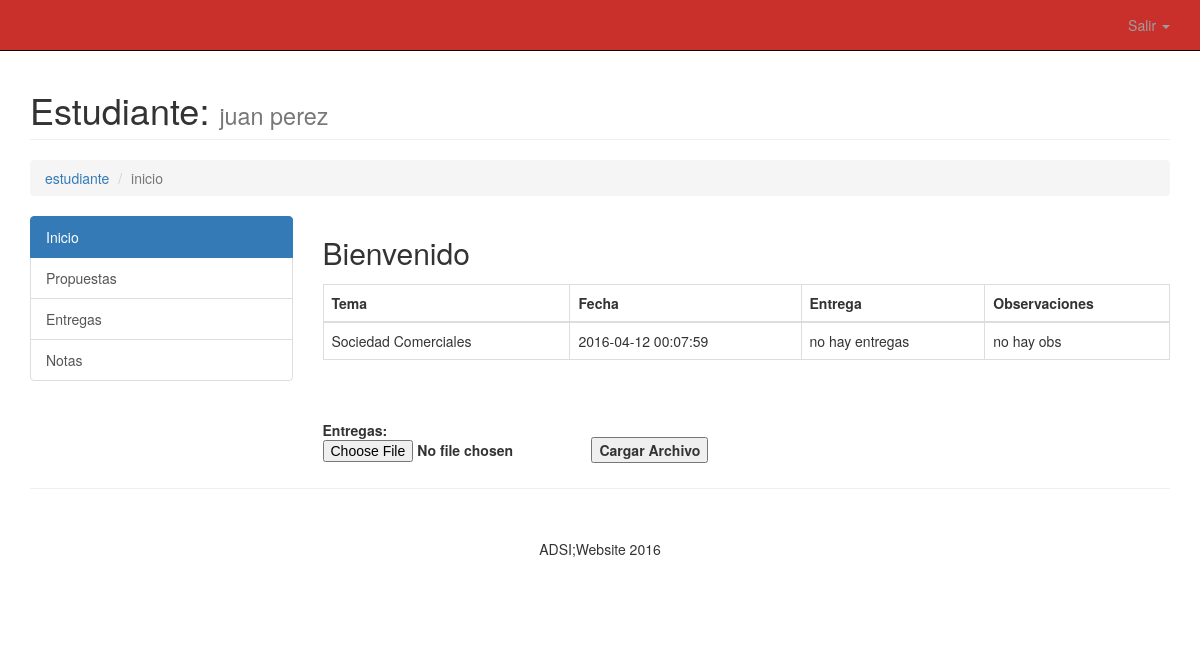
/estudiante/entregas.php (signed in), run on the app's committed database.
### tables this page shows
CREATE TABLE IF NOT EXISTS `Usuario` (
    `id` VARCHAR(45) NOT NULL,
    `nombre` VARCHAR(200)  DEFAULT 'DATO NO SUMINISTRADO',
    `contrasena` VARCHAR(45) NOT NULL  DEFAULT '1234',
    `rol` VARCHAR(45) NOT NULL DEFAULT '0',
    `correo` VARCHAR(500),
    PRIMARY KEY (`id`)
);

CREATE TABLE IF NOT EXISTS `Tema` (
    `id` int NOT NULL auto_increment ,
    `descripcion` VARCHAR(200) NOT NULL,
    `categoria` int NOT NULL,
    `cupos` INT NOT NULL,
    `estado` int NOT NULL DEFAULT '0',
    PRIMARY KEY (`id`),
INDEX `fk_Categoria_Tema1_idx` (`categoria` ASC),
    CONSTRAINT `fk_Cat_Tema` FOREIGN KEY (`categoria`)
        REFERENCES `Categoria` (`id`)
        ON DELETE CASCADE ON UPDATE CASCADE
);

CREATE TABLE IF NOT EXISTS `Proyecto` (
    `id` int NOT NULL auto_increment ,
    `propuesta` int NOT NULL ,
	`fecha` datetime NOT NULL,
    `observacion` VARCHAR(3000) NOT NULL,
    `entrega` VARCHAR(1000) NOT NULL,
    `estado` int NOT NULL default 0,
    `segundoevaluador` int NOT NULL default 0,
    PRIMARY KEY (`id`),
INDEX `fk_Proyecto_propu1_idx` (`propuesta` ASC),
    CONSTRAINT `fk_Proyect_Propuesta` FOREIGN KEY (`propuesta`)
        REFERENCES `Propuesta` (`id`)
        ON DELETE CASCADE ON UPDATE CASCADE
);

### dao/ProyectoDao.php (called while the page is built, shortened)
<?php
class ProyectoDao {
        public function proyecto($idUsuario) {
        $cnn = Conexion::getConexion();
        try {
            $listarUsuarios = 'select proyecto.id as z, propuesta.descripcion as a,tema.descripcion as b,
propuesta.estudiante as c,
usuario.nombre as d, proyecto.fecha as f ,proyecto.observacion as g,
proyecto.entrega as h, proyecto.estado as i
from usuario
inner join propuesta on (usuario.id = propuesta.docente)
inner join proyecto on (proyecto.propuesta = propuesta.id)
inner join tema on (tema.id=propuesta.tema) where propuesta.estudiante=?';
            $query = $cnn->prepare($listarUsuarios);
            $query->bindParam(1, $idUsuario);
            $query->execute();
            return $query->fetchAll();
        } catch (Exception $ex) {
            echo 'Error' . $ex->getMessage();
        }
}
        public function entrega($idUsuario) {
        $cnn = Conexion::getConexion();
        try {
            $listarUsuarios = 'select proyecto.id as z
from propuesta
inner join proyecto on (proyecto.propuesta = propuesta.id)
where propuesta.estudiante=? and proyecto.entrega = "0" limit 1;';
            $query = $cnn->prepare($listarUsuarios);
            $query->bindParam(1, $idUsuario);
            $query->execute();
            return $query->fetchColumn();
        } catch (Exception $ex) {
            echo 'Error' . $ex->getMessage();
        }
}
        }

### estudiante/entregas.php (the view, shortened to what this page needs)
<?php
require'../dao/proyectoDao.php';
$user = isset($_SESSION['nombre']) ? $_SESSION['nombre'] : null ;
$cedula = isset($_SESSION['cedula']) ? $_SESSION['cedula'] : null ;
$proda= new ProyectoDao();
?>
<!DOCTYPE html>
<html lang="en">
<head>
    <link href="../css/bootstrap.min.css" rel="stylesheet">
    <link href="../css/modern-business.css" rel="stylesheet">
    <link href="../font-awesome/css/font-awesome.min.css" rel="stylesheet" type="text/css">
</head>
<body>
     <nav class="navbar navbar-inverse navbar-fixed-top" role="navigation" style="background: #c9302c;">
        <div class="container">
            <div class="collapse navbar-collapse" id="bs-example-navbar-collapse-1">
                <ul class="nav navbar-nav navbar-right" style="background: #c9302c;">
                    <li class="dropdown">
                        <a href="#" class="dropdown-toggle" data-toggle="dropdown" style="background: #c9302c;">Salir <b class="caret"></b></a>
                    </li>
                </ul>
            </div>
        </div>
    </nav>
    <div class="container">
        <div class="row">
            <div class="col-lg-12">
                <h1 class="page-header">Estudiante:
                    <small><?php echo ''.$user; ?></small>
                </h1>
                <ol class="breadcrumb">
                    <li><a href="inicio.php">estudiante</a>
                    </li>
                    <li class="active">inicio</li>
                </ol>
            </div>
        </div>
        <div class="row">
            <div class="col-md-3">
                <div class="list-group">
                    <a href="inicio.php" class="list-group-item active">Inicio</a>
                    <a href="propuestas.php" class="list-group-item ">Propuestas</a>
                    <a href="entregas.php" class="list-group-item">Entregas</a>
                    <a href="notas.php" class="list-group-item">Notas</a>
                </div>
            </div>
            <div class="col-md-9">
                <h2> Bienvenido</h2>
                <table id="example" class="table table-bordered" cellspacing="0" width="100%" >
                        <thead>
                            <tr>
                                <th>Tema</th>
                                <th>Fecha</th>
                                <th>Entrega</th>
                                <th>Observaciones</th>
                            </tr>
                        </thead>
                        <tbody>
                            <?php
                            $allusers = $proda->proyecto($cedula);
                            foreach ($allusers as $user) {
                                ?>
                                <tr>
                                    <td><?php echo $user['b']; ?> </td>
                                    <td><?php echo $user['f']; ?> </td>
                                    <td><?php if($user['h']=='0'){
                                              echo 'no hay entregas';} else {echo $user['h'];} ?> </td>
                                    <td> <?php if($user['g']=='0'){
                                              echo 'no hay obs';} else {echo $user['g'];} ?> </td>
                                </tr>
                            <?php }
                            ?>
                        </tbody>
                    </table>
                <br>
                    <br>
                    <div id="content" style='<?php if($proda->entrega($cedula)==NULL){
                                                                echo 'display:none;';} ?>'>
                <form action="upload.php" method="post" enctype="multipart/form-data" >
                         <label>Entregas:
                              <input name="myfile" type="file" size="30" />
                         </label>
                         <label>
                             <input type="submit" name="primera" class="sbtn" value="Cargar Archivo" />
                         </label>
                </form>
             </div>
            </div>
        </div>
        <hr>
        <footer>
            <div class="row">
                <div class="col-lg-12" style="text-align: center;">
                    <p>ADSI;Website 2016</p>
                </div>
            </div>
        </footer>
    </div>
</body>
</html>

### css/modern-business.css (style rules this page uses)
html, body { height: 100%; }
body { padding-top: 50px; }
footer { margin: 50px 0; }

### data on the page
usuario: tema.descripcion "Sociedad Comerciales", proyecto.fecha "2016-04-12 00:07:59"

### other printed values
$user "juan perez"
